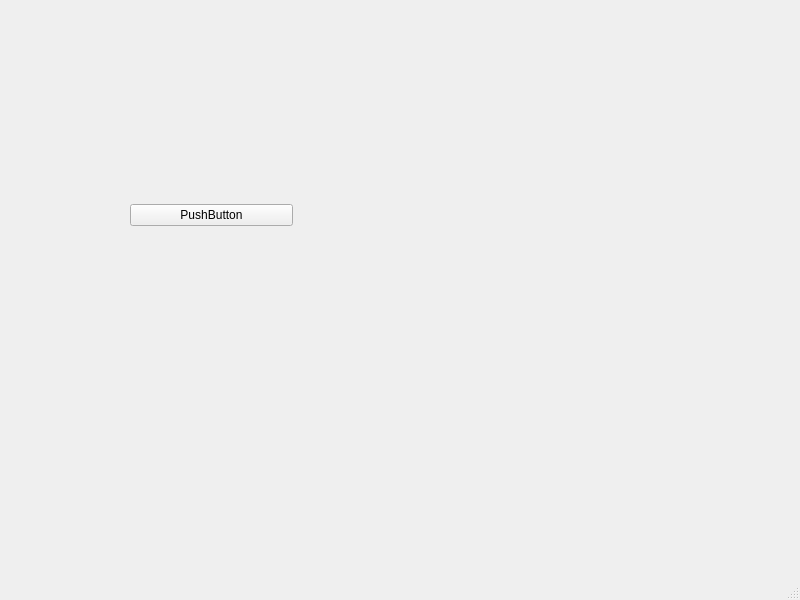
<?xml version="1.0" encoding="UTF-8"?>
<ui version="4.0">
 <class>MainWindow</class>
 <widget class="QMainWindow" name="MainWindow">
  <property name="geometry">
   <rect>
    <x>0</x>
    <y>0</y>
    <width>800</width>
    <height>600</height>
   </rect>
  </property>
  <property name="windowTitle">
   <string>MainWindow</string>
  </property>
  <widget class="QWidget" name="centralwidget">
   <widget class="QWidget" name="gridLayoutWidget">
    <property name="geometry">
     <rect>
      <x>130</x>
      <y>130</y>
      <width>331</width>
      <height>171</height>
     </rect>
    </property>
    <layout class="QGridLayout" name="gridLayout">
     <item row="0" column="0">
      <widget class="QPushButton" name="pushButton">
       <property name="text">
        <string>PushButton</string>
       </property>
      </widget>
     </item>
     <item row="0" column="1">
      <widget class="SampleWidget" name="widget" native="true"/>
     </item>
    </layout>
   </widget>
  </widget>
  <widget class="QMenuBar" name="menubar">
   <property name="geometry">
    <rect>
     <x>0</x>
     <y>0</y>
     <width>800</width>
     <height>17</height>
    </rect>
   </property>
  </widget>
  <widget class="QStatusBar" name="statusbar"/>
 </widget>
 <customwidgets>
  <customwidget>
   <class>SampleWidget</class>
   <extends>QWidget</extends>
   <header>SampleWidget.h</header>
   <container>1</container>
  </customwidget>
 </customwidgets>
 <resources/>
 <connections/>
</ui>
